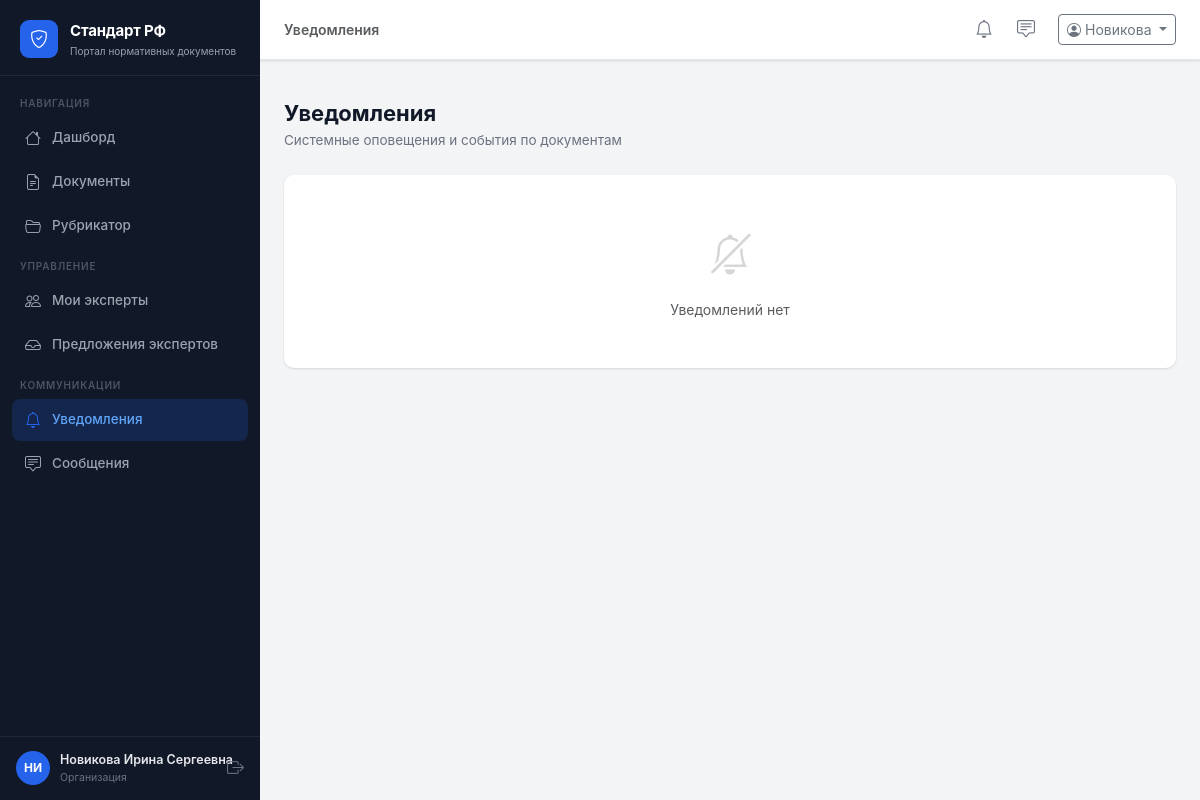
Screenshot of /notifications/ (signed in) with the database file from the repository.
### app/models.py (models this page shows)
class User(db.Model):
    __tablename__ = 'users'
    id           = db.Column(db.Integer, primary_key=True)
    username     = db.Column(db.String(80), unique=True, nullable=False)
    email        = db.Column(db.String(120), unique=True, nullable=False)
    password     = db.Column(db.String(200), nullable=False, default='demo123')
    role         = db.Column(db.String(20), nullable=False)   # admin | org | expert
    full_name    = db.Column(db.String(200))
    organization = db.Column(db.String(300))
    position     = db.Column(db.String(200))
    created_at   = db.Column(db.DateTime, default=datetime.utcnow)
    phone        = db.Column(db.String(20))
    is_active    = db.Column(db.Boolean, default=True)
    org_id       = db.Column(db.Integer, db.ForeignKey('users.id'), nullable=True)
    rubric_id    = db.Column(db.Integer, db.ForeignKey('rubrics.id'), nullable=True)
    documents     = db.relationship('Document', backref='author', lazy=True,
                                    foreign_keys='Document.author_id')
    comments      = db.relationship('Comment', backref='author', lazy=True)
    notifications = db.relationship('Notification', backref='user', lazy=True)
    def get_initials(self):
        if self.full_name:
            parts = self.full_name.split()
            if len(parts) >= 2:
                return f"{parts[0][0]}{parts[1][0]}".upper()
            return self.full_name[:2].upper()
        return self.username[:2].upper()
    def role_label(self):
        return {'admin': 'Сис. администратор', 'org': 'Разработчик', 'organization': 'Организация', 'expert': 'Эксперт'}.get(self.role, self.role)
    def unread_notifications(self):
        return Notification.query.filter_by(user_id=self.id, is_read=False).count()
    def unread_messages(self):
        return Message.query.filter_by(receiver_id=self.id, is_read=False).count()

### app/routes/notifications.py (the view)
@notifications_bp.route('/')
@login_required
def index():
    user  = get_current_user()
    notifs = (Notification.query
              .filter_by(user_id=user.id)
              .order_by(Notification.created_at.desc())
              .all())
    return render_template('notifications/index.html', notifications=notifs, user=user)

### app/utils.py (called while the page is built)
def login_required(f):
    @wraps(f)
    def decorated(*args, **kwargs):
        if 'user_id' not in session:
            return redirect(url_for('auth.login'))
        return f(*args, **kwargs)
    return decorated

def get_current_user():
    if 'user_id' in session:
        return User.query.get(session['user_id'])
    return None

### app/templates/notifications/index.html (shortened to what this page needs)
{% extends 'base.html' %}
{% block page_title %}Уведомления{% endblock %}
{% block content %}
<div class="page-header d-flex align-items-start justify-content-between">
  <div>
    <h1>Уведомления</h1>
    <p>Системные оповещения и события по документам</p>
  </div>
  {% set unread = notifications | selectattr('is_read', 'false') | list %}
</div>
{% set icon_map = {'info':'info-circle','warning':'exclamation-triangle','success':'check-circle','danger':'exclamation-circle'} %}
{% if notifications %}
  {% set unread_list = notifications | selectattr('is_read', 'false') | list %}
  {% set read_list   = notifications | selectattr('is_read', 'true')  | list %}
  {% if unread_list %}
  <div class="mb-2" style="font-size:12px;font-weight:600;text-transform:uppercase;
                            letter-spacing:.06em;color:#6b7280;">
    Непрочитанные · {{ unread_list | length }}
  </div>
  {% for n in unread_list %}
  <div class="card mb-2 border-{{ n.notification_type }}"
       style="border-left:4px solid !important;">
    <div class="card-body py-3 px-4 d-flex align-items-start gap-3">
      <div style="width:36px;height:36px;border-radius:50%;flex-shrink:0;
                  display:flex;align-items:center;justify-content:center;font-size:16px;"
           class="bg-{{ n.notification_type }} bg-opacity-10 text-{{ n.notification_type }}">
        <i class="bi bi-{{ icon_map.get(n.notification_type, 'info-circle') }}"></i>
      </div>
      <div class="flex-grow-1">
        <div class="fw-semibold mb-1" style="font-size:14px;">{{ n.title }}</div>
        {% if n.text %}
        <div class="text-muted" style="font-size:13px;">{{ n.text }}</div>
        {% endif %}
        <div class="text-muted mt-1" style="font-size:12px;">
          <i class="bi bi-clock me-1"></i>{{ n.created_at.strftime('%d.%m.%Y %H:%M') }}
        </div>
      </div>
      <div class="d-flex gap-2 flex-shrink-0">
        {% if n.link %}
        <a href="{{ n.link }}" class="btn btn-sm btn-outline-primary">Открыть</a>
        {% endif %}
        <form method="POST" action="{{ url_for('notifications.mark_read', notif_id=n.id) }}">
          <button type="submit" class="btn btn-sm btn-outline-secondary" title="Отметить прочитанным">
            <i class="bi bi-check-lg"></i>
          </button>
        </form>
      </div>
    </div>
  </div>
  {% endfor %}
  {% endif %}
  {% if read_list %}
  {% if unread_list %}<hr class="section-divider">{% endif %}
  <div class="mb-2" style="font-size:12px;font-weight:600;text-transform:uppercase;
                            letter-spacing:.06em;color:#9ca3af;">
    Прочитанные · {{ read_list | length }}
  </div>
  {% for n in read_list %}
  <div class="card mb-2" style="opacity:.65;">
    <div class="card-body py-3 px-4 d-flex align-items-start gap-3">
      <div style="width:36px;height:36px;border-radius:50%;flex-shrink:0;
                  display:flex;align-items:center;justify-content:center;font-size:16px;
                  background:#f3f4f6;color:#9ca3af;">
        <i class="bi bi-{{ icon_map.get(n.notification_type, 'info-circle') }}"></i>
      </div>
      <div class="flex-grow-1">
        <div class="fw-semibold mb-1" style="font-size:14px;">{{ n.title }}</div>
        {% if n.text %}
        <div class="text-muted" style="font-size:13px;">{{ n.text }}</div>
        {% endif %}
        <div class="text-muted mt-1" style="font-size:12px;">
          <i class="bi bi-clock me-1"></i>{{ n.created_at.strftime('%d.%m.%Y %H:%M') }}
        </div>
      </div>
      {% if n.link %}
      <a href="{{ n.link }}" class="btn btn-sm btn-outline-secondary flex-shrink-0">Открыть</a>
      {% endif %}
    </div>
  </div>
  {% endfor %}
  {% endif %}
{% else %}
<div class="card">
  <div class="card-body text-center py-5 text-muted">
    <i class="bi bi-bell-slash" style="font-size:40px;opacity:.25;"></i>
    <p class="mt-3 mb-0">Уведомлений нет</p>
  </div>
</div>
{% endif %}
{% endblock %}

### app/templates/base.html (shortened to what this page needs)
<!DOCTYPE html>
<html lang="ru">
<head>
  <link rel="stylesheet"
        href="https://cdn.jsdelivr.net/npm/bootstrap@5.3.3/dist/css/bootstrap.min.css" />
  <link rel="stylesheet"
        href="https://cdn.jsdelivr.net/npm/bootstrap-icons@1.11.3/font/bootstrap-icons.min.css" />
  <link rel="stylesheet" href="{{ url_for('static', filename='css/main.css') }}" />
</head>
<body>
<aside class="sidebar" id="sidebar">
  <div class="sidebar-brand">
    <div class="brand-icon"><i class="bi bi-shield-check"></i></div>
    <div class="brand-text">
      <span class="brand-title">Стандарт РФ</span>
      <span class="brand-sub">Портал нормативных документов</span>
    </div>
  </div>
  <nav class="sidebar-nav">
    <div class="nav-section-label">Навигация</div>
    <a href="{{ url_for('main.dashboard') }}"
       class="nav-link {% if request.endpoint == 'main.dashboard' %}active{% endif %}">
      <i class="bi bi-house"></i><span>Дашборд</span>
    </a>
    <a href="{{ url_for('documents.list_documents') }}"
       class="nav-link {% if request.blueprint == 'documents' and request.endpoint != 'documents.add' %}active{% endif %}">
      <i class="bi bi-file-earmark-text"></i><span>Документы</span>
    </a>
    <a href="{{ url_for('rubrics.index') }}"
       class="nav-link {% if request.blueprint == 'rubrics' %}active{% endif %}">
      <i class="bi bi-folder2-open"></i><span>Рубрикатор</span>
    </a>
    {% if session.role in ('admin', 'org', 'organization') %}
    <div class="nav-section-label mt-2">Управление</div>
    {% if session.role == 'organization' %}
    <a href="{{ url_for('org.experts') }}"
       class="nav-link {% if request.blueprint == 'org' and 'expert' in request.endpoint %}active{% endif %}">
      <i class="bi bi-people"></i><span>Мои эксперты</span>
    </a>
    <a href="{{ url_for('org.proposals') }}"
       class="nav-link {% if request.endpoint == 'org.proposals' %}active{% endif %}">
      <i class="bi bi-inbox"></i><span>Предложения экспертов</span>
    </a>
    {% endif %}
    {% endif %}
    <div class="nav-section-label mt-2">Коммуникации</div>
    <a href="{{ url_for('notifications.index') }}"
       class="nav-link {% if request.blueprint == 'notifications' %}active{% endif %}">
      <i class="bi bi-bell"></i><span>Уведомления</span>
      {% set unread_n = current_user.unread_notifications() if current_user else 0 %}
    </a>
    <a href="{{ url_for('messages.index') }}"
       class="nav-link {% if request.blueprint == 'messages' %}active{% endif %}">
      <i class="bi bi-chat-square-text"></i><span>Сообщения</span>
      {% set unread_m = current_user.unread_messages() if current_user else 0 %}
    </a>
  </nav>
  <div class="sidebar-footer">
    <div class="user-card">
      {% set _avatar_colors = ['#2563eb','#7c3aed','#059669','#d97706','#dc2626'] %}
      <div class="user-avatar" style="background:{{ _avatar_colors[(current_user.id % _avatar_colors|length) if current_user else 0] }}">
        {{ current_user.get_initials() if current_user else '?' }}
      </div>
      <div class="user-info">
        <div class="user-name">{{ session.full_name or 'Гость' }}</div>
        <div class="user-role">{{ current_user.role_label() if current_user else '' }}</div>
      </div>
    </div>
    <a href="{{ url_for('auth.logout') }}" class="btn-logout" title="Выйти">
      <i class="bi bi-box-arrow-right"></i>
    </a>
  </div>
</aside>
<div class="main-wrapper">
  <header class="topbar">
    <div class="topbar-breadcrumb">
      {% block breadcrumb %}
      <span class="text-muted">{% block page_title %}{% endblock %}</span>
      {% endblock %}
    </div>
    <div class="topbar-actions ms-auto">
      <a href="{{ url_for('notifications.index') }}" class="topbar-icon-btn" title="Уведомления">
        <i class="bi bi-bell"></i>
        {% set unread_n = current_user.unread_notifications() if current_user else 0 %}
      </a>
      <a href="{{ url_for('messages.index') }}" class="topbar-icon-btn" title="Сообщения">
        <i class="bi bi-chat-square-text"></i>
        {% set unread_m = current_user.unread_messages() if current_user else 0 %}
      </a>
      <div class="dropdown ms-2">
        <button class="btn btn-outline-secondary btn-sm dropdown-toggle" data-bs-toggle="dropdown">
          <i class="bi bi-person-circle me-1"></i>{{ session.full_name.split()[0] if session.full_name else 'Гость' }}
        </button>
      </div>
    </div>
  </header>
  <div class="flash-container">
  </div>
  <main class="page-content">
    {% block content %}{% endblock %}
  </main>
</div>
</body>
</html>

### app/static/css/main.css (style rules this page uses)
:root { --sidebar-w: 260px; --sidebar-bg: #111827; --sidebar-border: #1f2937; --sidebar-text: #9ca3af; --sidebar-hover: #1f2937; --sidebar-active: #2563eb; --topbar-h: 60px; --body-bg: #f3f4f6; --card-bg: #ffffff; --primary: #2563eb; --primary-light: #eff6ff; --success: #16a34a; --warning: #d97706; --danger: #dc2626; --info: #0891b2; --text-main: #111827; --text-muted: #6b7280; --border: #e5e7eb; --radius: 10px; --shadow-sm: 0 1px 3px rgba(0,0,0,.08), 0 1px 2px rgba(0,0,0,.05); --shadow-md: 0 4px 6px rgba(0,0,0,.07), 0 2px 4px rgba(0,0,0,.05); --transition: .18s ease; }
*, *::before, *::after { box-sizing: border-box; }
body { margin: 0; font-family: 'Inter', -apple-system, BlinkMacSystemFont, 'Segoe UI', sans-serif; background: var(--body-bg); color: var(--text-main); font-size: 14px; line-height: 1.5; }
.sidebar { position: fixed; left: 0; top: 0; bottom: 0; width: var(--sidebar-w); background: var(--sidebar-bg); display: flex; flex-direction: column; z-index: 200; transition: transform var(--transition); overflow: hidden; }
.sidebar-brand { display: flex; align-items: center; gap: 12px; padding: 20px 20px 16px; border-bottom: 1px solid var(--sidebar-border); }
.brand-icon { width: 38px; height: 38px; background: var(--primary); border-radius: 9px; display: flex; align-items: center; justify-content: center; color: #fff; font-size: 18px; flex-shrink: 0; }
.brand-title { display: block; font-size: 15px; font-weight: 700; color: #fff; letter-spacing: -.2px; }
.brand-sub { display: block; font-size: 10px; color: var(--sidebar-text); margin-top: 1px; }
.sidebar-nav { flex: 1; overflow-y: auto; padding: 12px 12px 0; scrollbar-width: thin; scrollbar-color: #374151 transparent; }
.nav-section-label { font-size: 10px; font-weight: 600; text-transform: uppercase; letter-spacing: .08em; color: #4b5563; padding: 4px 8px 6px; margin-top: 4px; }
.sidebar-nav .nav-link { display: flex; align-items: center; gap: 10px; padding: 9px 12px; border-radius: 8px; color: var(--sidebar-text); text-decoration: none; font-size: 13.5px; font-weight: 500; transition: background var(--transition), color var(--transition); position: relative; margin-bottom: 2px; }
.sidebar-nav .nav-link i { font-size: 16px; flex-shrink: 0; width: 18px; text-align: center; }
.sidebar-nav .nav-link.active { background: rgba(37,99,235,.18); color: #60a5fa; }
.sidebar-nav .nav-link.active i { color: var(--primary); }
.sidebar-footer { padding: 14px 16px; border-top: 1px solid var(--sidebar-border); display: flex; align-items: center; gap: 10px; }
.user-card { display: flex; align-items: center; gap: 10px; flex: 1; min-width: 0; }
.user-avatar { width: 34px; height: 34px; border-radius: 50%; background: var(--primary); color: #fff; font-size: 12px; font-weight: 700; display: flex; align-items: center; justify-content: center; flex-shrink: 0; }
.user-name { font-size: 12.5px; font-weight: 600; color: #e5e7eb; white-space: nowrap; overflow: hidden; text-overflow: ellipsis; }
.user-role { font-size: 10.5px; color: #6b7280; margin-top: 1px; }
.btn-logout { color: #6b7280; font-size: 17px; text-decoration: none; transition: color var(--transition); flex-shrink: 0; }
.main-wrapper { margin-left: var(--sidebar-w); min-height: 100vh; display: flex; flex-direction: column; transition: margin-left var(--transition); }
.topbar { height: var(--topbar-h); background: var(--card-bg); border-bottom: 1px solid var(--border); display: flex; align-items: center; padding: 0 24px; gap: 12px; position: sticky; top: 0; z-index: 100; box-shadow: var(--shadow-sm); }
.topbar-breadcrumb { font-size: 14px; font-weight: 600; color: var(--text-main); }
.topbar-actions { display: flex; align-items: center; gap: 6px; }
.topbar-icon-btn { position: relative; width: 36px; height: 36px; display: flex; align-items: center; justify-content: center; border-radius: 8px; color: var(--text-muted); font-size: 18px; text-decoration: none; transition: background var(--transition), color var(--transition); }
.flash-container { padding: 16px 24px 0; }
.page-content { flex: 1; padding: 24px; }
.card { border: none; border-radius: var(--radius); box-shadow: var(--shadow-sm); background: var(--card-bg); }
.page-header { margin-bottom: 24px; }
.page-header h1 { font-size: 22px; font-weight: 700; color: var(--text-main); margin: 0 0 4px; }
.page-header p { font-size: 13.5px; color: var(--text-muted); margin: 0; }

### rows the page displays
User: full_name "НИ", full_name "Новикова Ирина Сергеевна", role "Организация"

### other values shown
{{ session.full_name.split()[0] if session.full_name else 'Гость' }} "Новикова"
